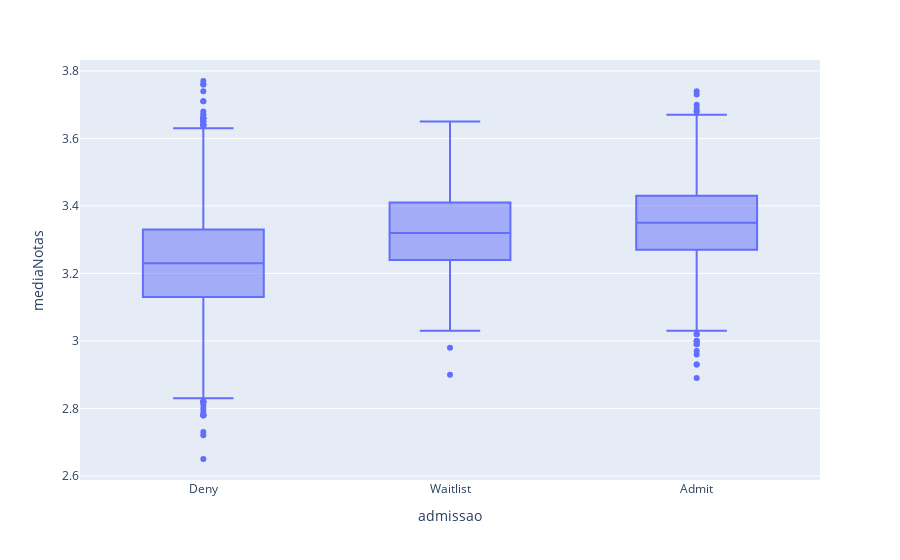

The code cell stored with this chart in its notebook:
### Code cell
# Boxplot

px.box(dfAluno, y="mediaNotas", x="admissao", category_orders={"admissao": lista_admissao})

### Figure 1 — Plotly figure (JSON) as saved in the notebook; plotly's stock layout.template omitted (floating-point values rounded to 4 significant figures; data arrays with more than 128 entries replaced by an {"elided": "..."} marker saying what was removed)
{"data": [{"alignmentgroup": "True", "hovertemplate": "admissao=%{x}<br>mediaNotas=%{y}<extra></extra>", "legendgroup": "", "marker": {"color": "#636efa"}, "name": "", "notched": false, "offsetgroup": "", "orientation": "v", "showlegend": false, "type": "box", "x": {"elided": "6194 str values"}, "x0": " ", "xaxis": "x", "y": {"elided": "6194 float values"}, "y0": " ", "yaxis": "y"}], "layout": {"boxmode": "group", "legend": {"tracegroupgap": 0}, "margin": {"t": 60}, "xaxis": {"anchor": "y", "categoryarray": ["Deny", "Waitlist", "Admit"], "categoryorder": "array", "domain": [0, 1], "title": {"text": "admissao"}}, "yaxis": {"anchor": "x", "domain": [0, 1], "title": {"text": "mediaNotas"}}}}
